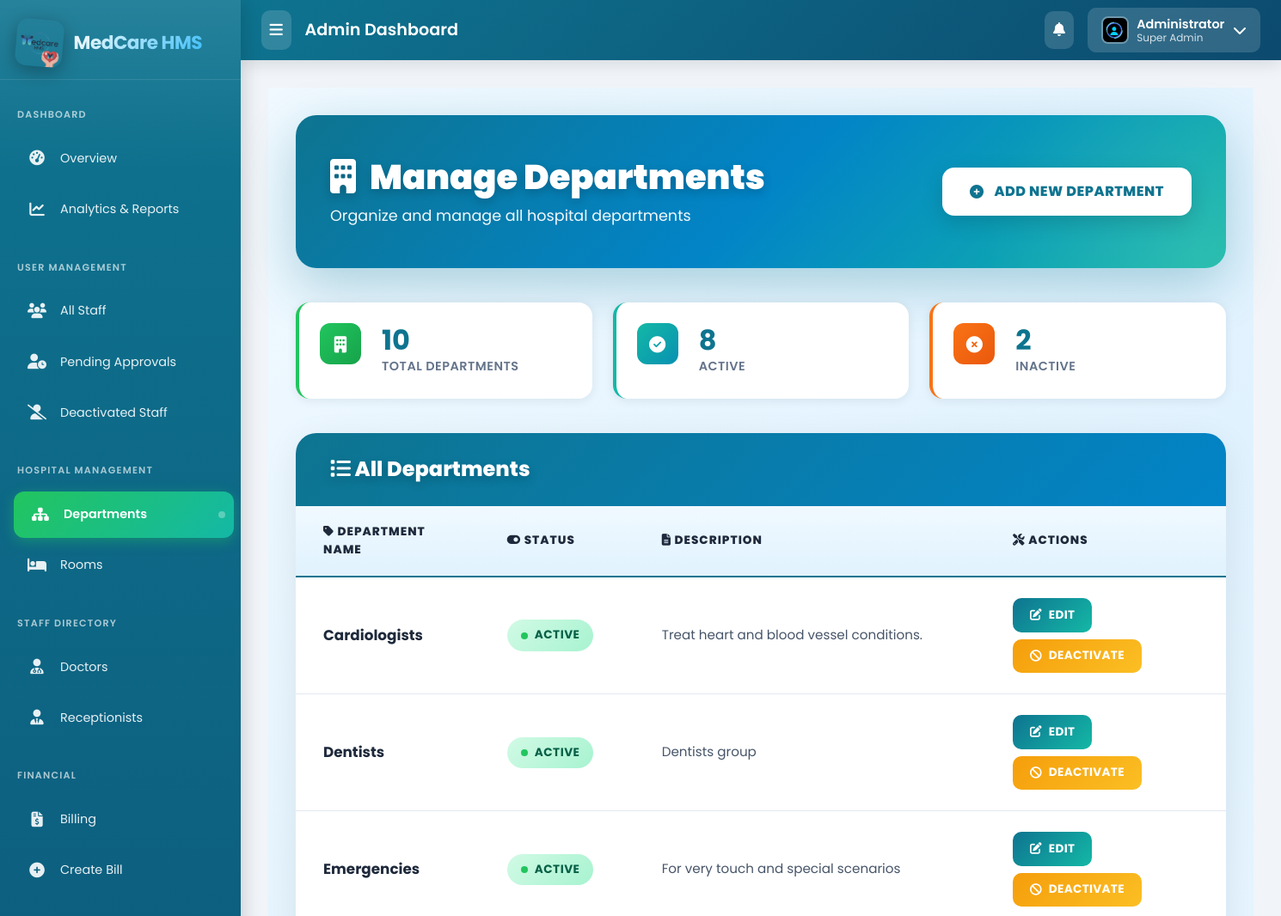
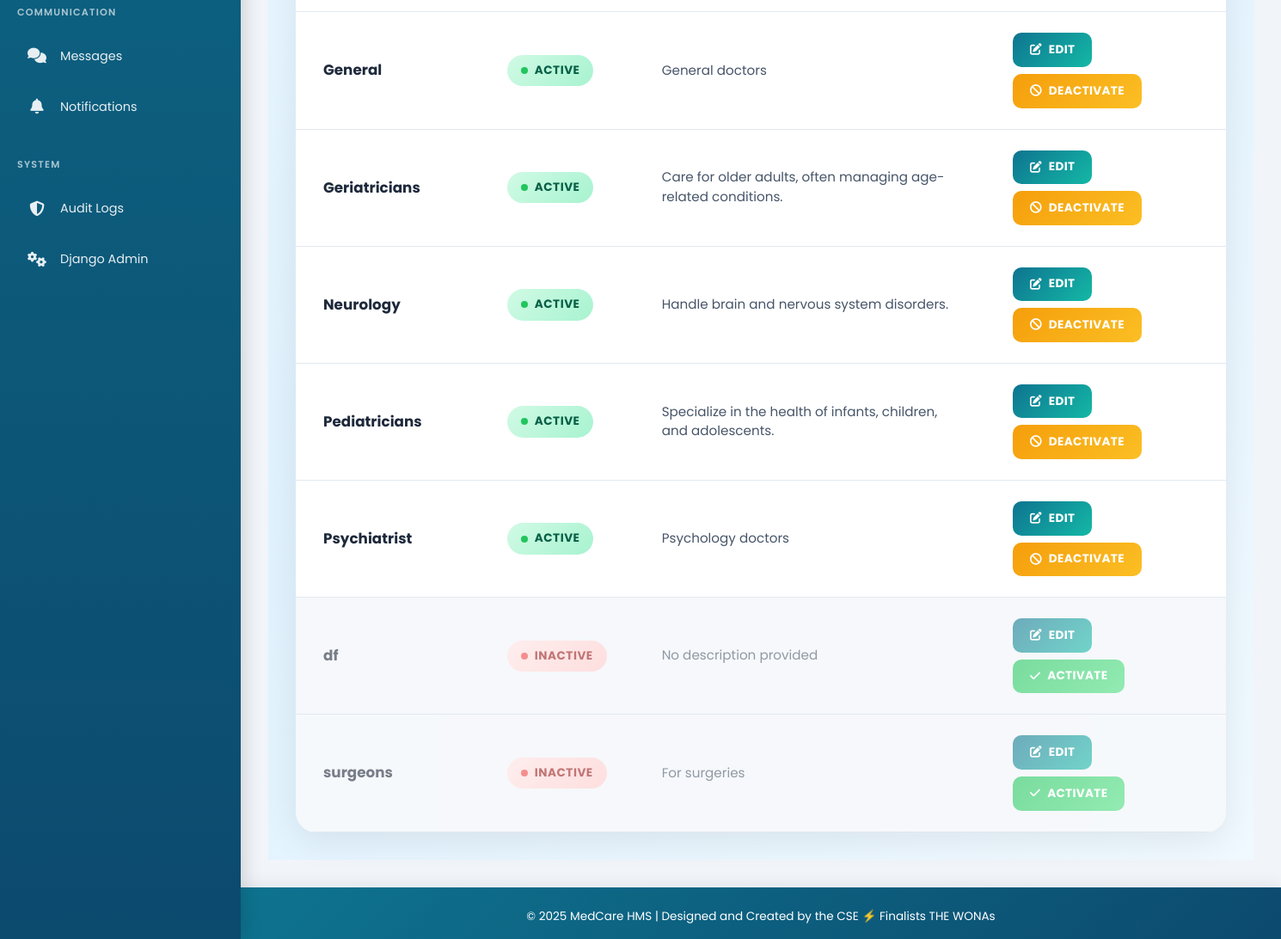
The app's page /management/departments/ (signed in), older data (2 pictures, top to bottom).
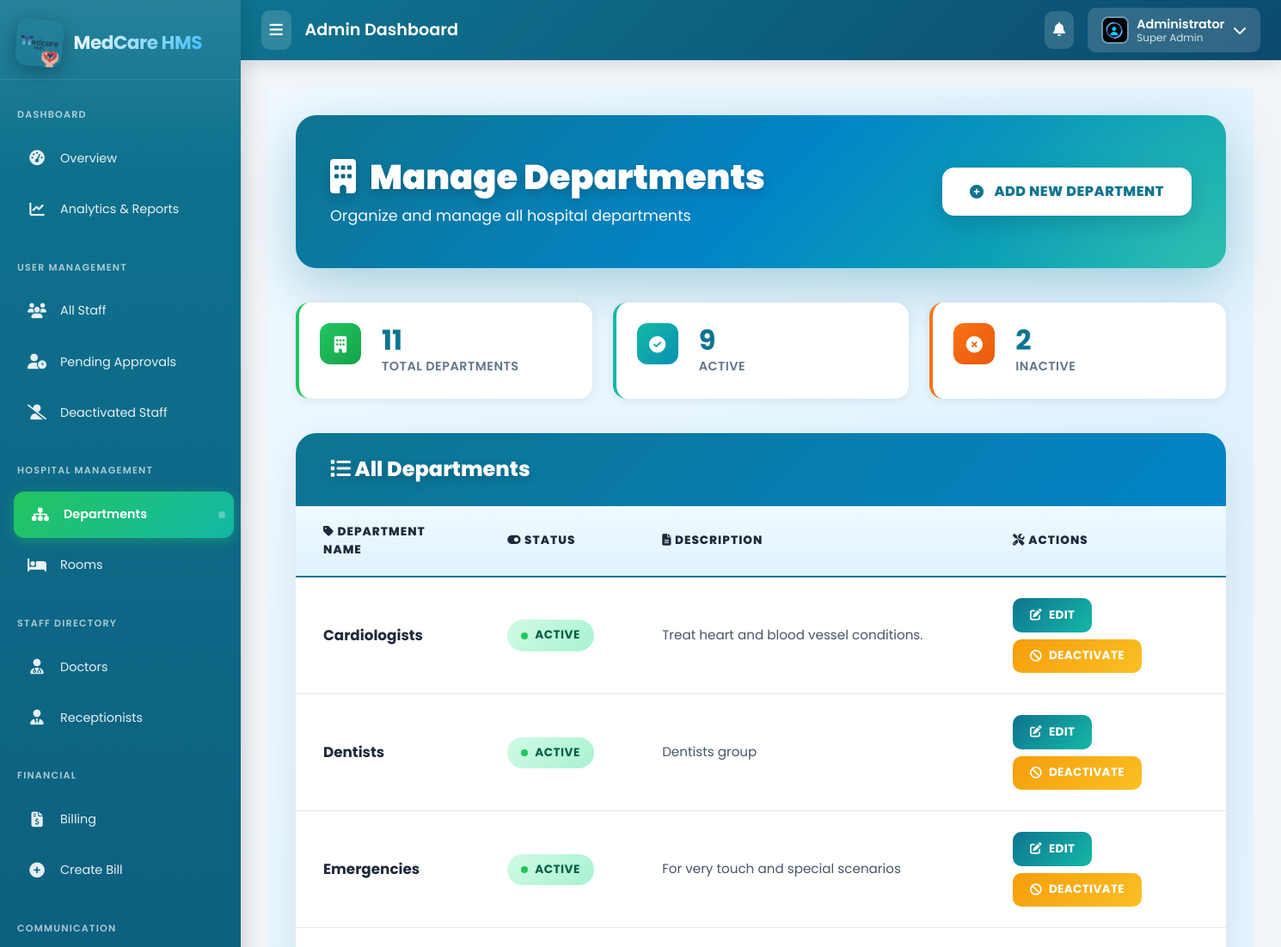
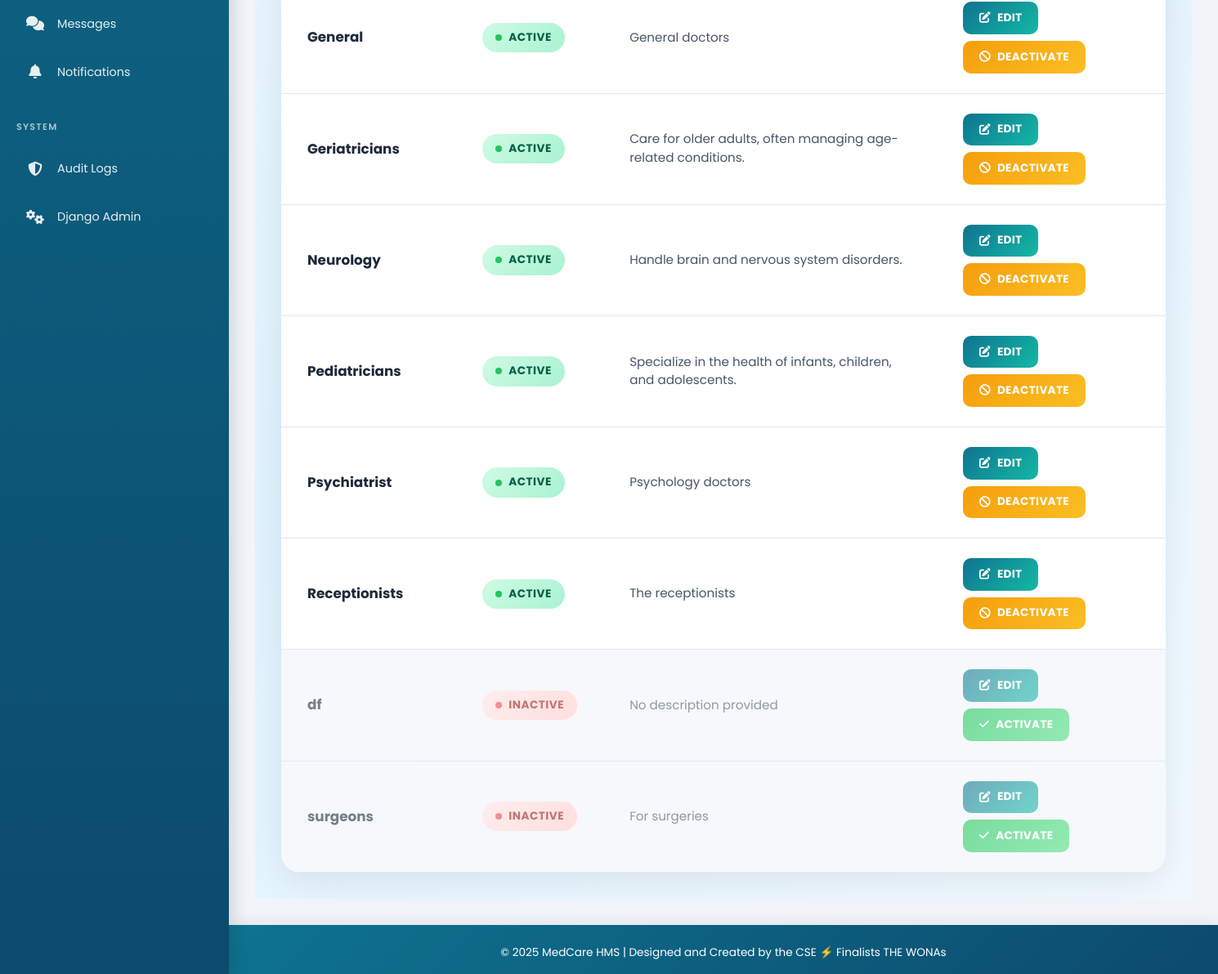
The same page, newer data (2 pictures, top to bottom).
### management/models.py (models this page shows, shortened)
class Department(models.Model):
    name = models.CharField(max_length=100, unique=True, help_text="e.g., Cardiology, Orthopedics")
    description = models.TextField(blank=True, null=True)
    is_active = models.BooleanField(default=True)

### management/views.py (the view)
# urls.py: path('departments/', views.DepartmentListView.as_view(), name='department_list'),
@method_decorator(admin_required, name='dispatch')
class DepartmentListView(ListView):
    model = Department
    template_name = 'management/department_list.html'
    context_object_name = 'departments'
    queryset = Department.objects.all().order_by('-is_active', 'name')
    def get_context_data(self, **kwargs):
        context = super().get_context_data(**kwargs)
        departments = context['departments']
        context['total_count'] = departments.count()
        context['active_count'] = departments.filter(is_active=True).count()
        context['inactive_count'] = departments.filter(is_active=False).count()
        return context

### notifications/context_processors.py (called while the page is built)
def unread_notifications(request):
    if request.user.is_authenticated:
        count = Notification.objects.filter(recipient=request.user, is_read=False).count()
        return {'unread_notifications_count': count}
    return {}

### templates/management/department_list.html (shortened to what the changed rows need)
{% extends 'base_admin.html' %}
{% load static %}
{% block content %}
<div class="department-wrapper">
    <div class="page-header">
        <div class="header-content">
            <h1>
                <span class="header-icon">
                    <i class="fas fa-building"></i>
                </span>
                Manage Departments
            </h1>
        </div>
    </div>
    <div class="stats-container">
        <div class="stat-card teal">
            <div class="stat-details">
                <div class="stat-value">{{ total_count }}</div>
                <div class="stat-label">Total Departments</div>
            </div>
        </div>
        <div class="stat-card green">
            <div class="stat-details">
                <div class="stat-value">{{ active_count }}</div>
                <div class="stat-label">Active</div>
            </div>
        </div>
    </div>
    <div class="table-container">
        {% if departments %}
            <table class="department-table">
                <thead>
                    <tr>
                        <th><i class="fas fa-tag"></i> Department Name</th>
                        <th><i class="fas fa-toggle-on"></i> Status</th>
                        <th><i class="fas fa-file-alt"></i> Description</th>
                        <th><i class="fas fa-tools"></i> Actions</th>
                    </tr>
                </thead>
                <tbody>
                    {% for department in departments %}
                    <tr class="{% if not department.is_active %}inactive{% endif %}">
                        <td><strong>{{ department.name }}</strong></td>
                        <td>
                            {% if department.is_active %}
                                <span class="status-badge active">
                                    <span class="status-dot"></span>
                                    Active
                                </span>
                            {% else %}
                                <span class="status-badge inactive">
                                    <span class="status-dot"></span>
                                    Inactive
                                </span>
                            {% endif %}
                        </td>
                        <td>{{ department.description|default:"No description provided" }}</td>
                        <td>
                            <div class="action-buttons">
                                <button type="button"
                                        class="action-btn btn-edit"
                                        onclick="openDepartmentFormModal('edit', {{ department.pk }}, '{{ department.name|escapejs }}', '{{ department.description|default:''|escapejs }}')">
                                    <i class="fas fa-edit"></i>
                                    Edit
                                </button>
                                {% if department.is_active %}
                                    <button type="button"
                                            class="action-btn btn-deactivate"
                                            onclick="openToggleModal('{% url 'management:department_toggle_active' department.pk %}', '{{ department.name|escapejs }}', true)">
                                        <i class="fas fa-ban"></i>
                                        Deactivate
                                    </button>
                                {% else %}
                                    <button type="button"
                                            class="action-btn btn-activate"
                                            onclick="openToggleModal('{% url 'management:department_toggle_active' department.pk %}', '{{ department.name|escapejs }}', false)">
                                        <i class="fas fa-check"></i>
                                        Activate
                                    </button>
                                {% endif %}
                            </div>
                        </td>
                    </tr>
                    {% endfor %}
                </tbody>
            </table>
        {% endif %}
    </div>
</div>
{% endblock %}

Row changes from the older to the newer data that the page shows:
added Department: name "Receptionists", is_active True (drawn), description "The receptionists"
Text that changed along with them:
{{ total_count }}: "10" → "11"
{{ active_count }}: "8" → "9"
